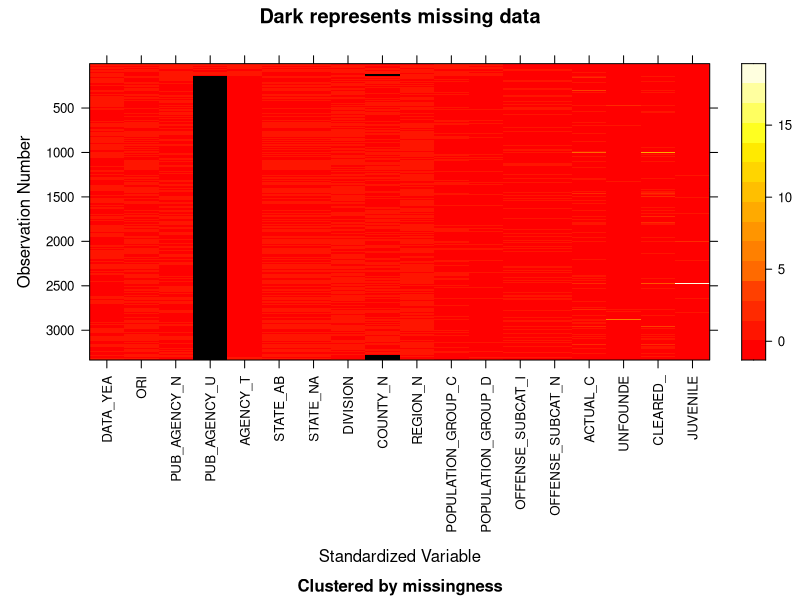

The R source for this figure:
## ---- chunk 1
# keep this chunk in your .Rmd file
knitr::opts_chunk$set(warning = FALSE, message = FALSE)
## ---- chunk 2
library(tidyverse)
library(ggplot2)
library(mi)
## ---- chunk 3
df_fbi_ht <- readr::read_csv("datasets/HT_2013_2019.csv")
fbiHT_df <- as.data.frame(df_fbi_ht)
x <- missing_data.frame(fbiHT_df)
image(x)
## ---- chunk 4
colSums(is.na(df_fbi_ht))
